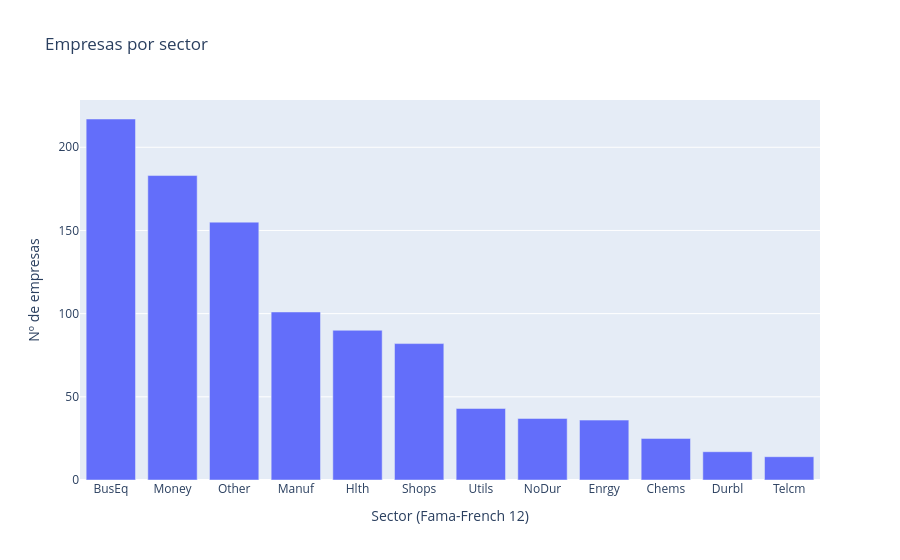

The code cell stored with this chart in its notebook:
### Code cell
conteo_sectores = empresas_sec["sector"].value_counts()
grafico = px.bar(
    x=conteo_sectores.index, y=conteo_sectores.values,
    labels={"x": "Sector (Fama-French 12)", "y": "Nº de empresas"},
    title="Empresas por sector",
)
grafico.show(renderer="plotly_mimetype")
conteo_sectores.to_frame("empresas").join(pd.Series(descripcion_sectores, name="descripción"))

### Figure 1 — Plotly figure (JSON) as saved in the notebook; plotly's stock layout.template omitted (floating-point values rounded to 4 significant figures)
{"data": [{"alignmentgroup": "True", "hovertemplate": "Sector (Fama-French 12)=%{x}<br>Nº de empresas=%{y}<extra></extra>", "legendgroup": "", "marker": {"color": "#636efa", "pattern": {"shape": ""}}, "name": "", "offsetgroup": "", "orientation": "v", "showlegend": false, "textposition": "auto", "type": "bar", "x": ["BusEq", "Money", "Other", "Manuf", "Hlth", "Shops", "Utils", "NoDur", "Enrgy", "Chems", "Durbl", "Telcm"], "xaxis": "x", "y": [217, 183, 155, 101, 90, 82, 43, 37, 36, 25, 17, 14], "yaxis": "y"}], "layout": {"barmode": "relative", "legend": {"tracegroupgap": 0}, "title": {"text": "Empresas por sector"}, "xaxis": {"anchor": "y", "domain": [0.0, 1.0], "title": {"text": "Sector (Fama-French 12)"}}, "yaxis": {"anchor": "x", "domain": [0.0, 1.0], "title": {"text": "Nº de empresas"}}}}
